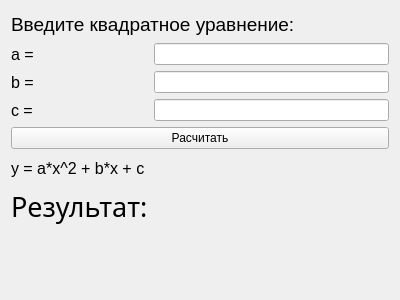
<?xml version="1.0" encoding="UTF-8"?>
<ui version="4.0">
 <class>QuadraticWindow</class>
 <widget class="QWidget" name="QuadraticWindow">
  <property name="geometry">
   <rect>
    <x>0</x>
    <y>0</y>
    <width>400</width>
    <height>300</height>
   </rect>
  </property>
  <property name="windowTitle">
   <string>Form</string>
  </property>
  <layout class="QGridLayout" name="gridLayout">
   <item row="0" column="0" colspan="2">
    <widget class="QLabel" name="label_2">
     <property name="font">
      <font>
       <pointsize>14</pointsize>
      </font>
     </property>
     <property name="text">
      <string>Введите квадратное уравнение:</string>
     </property>
    </widget>
   </item>
   <item row="1" column="0">
    <widget class="QLabel" name="label_3">
     <property name="font">
      <font>
       <pointsize>12</pointsize>
      </font>
     </property>
     <property name="text">
      <string>a =</string>
     </property>
    </widget>
   </item>
   <item row="1" column="1">
    <widget class="QLineEdit" name="line_a">
     <property name="text">
      <string/>
     </property>
    </widget>
   </item>
   <item row="2" column="0">
    <widget class="QLabel" name="label_4">
     <property name="font">
      <font>
       <pointsize>12</pointsize>
      </font>
     </property>
     <property name="text">
      <string>b =</string>
     </property>
    </widget>
   </item>
   <item row="2" column="1">
    <widget class="QLineEdit" name="line_b">
     <property name="text">
      <string/>
     </property>
    </widget>
   </item>
   <item row="3" column="0">
    <widget class="QLabel" name="label_5">
     <property name="font">
      <font>
       <pointsize>12</pointsize>
      </font>
     </property>
     <property name="text">
      <string>c =</string>
     </property>
    </widget>
   </item>
   <item row="3" column="1">
    <widget class="QLineEdit" name="line_c">
     <property name="text">
      <string/>
     </property>
    </widget>
   </item>
   <item row="4" column="0" colspan="2">
    <widget class="QPushButton" name="btn_calc">
     <property name="text">
      <string>Расчитать</string>
     </property>
    </widget>
   </item>
   <item row="5" column="0">
    <widget class="QLabel" name="label_6">
     <property name="font">
      <font>
       <pointsize>12</pointsize>
      </font>
     </property>
     <property name="text">
      <string>y = a*x^2 + b*x + c</string>
     </property>
    </widget>
   </item>
   <item row="6" column="0">
    <widget class="QLabel" name="label">
     <property name="font">
      <font>
       <family>Noto Sans</family>
       <pointsize>20</pointsize>
      </font>
     </property>
     <property name="text">
      <string>Результат:</string>
     </property>
    </widget>
   </item>
   <item row="7" column="0">
    <widget class="QLabel" name="label_x1">
     <property name="font">
      <font>
       <pointsize>14</pointsize>
      </font>
     </property>
     <property name="text">
      <string/>
     </property>
    </widget>
   </item>
   <item row="8" column="0">
    <widget class="QLabel" name="label_x2">
     <property name="font">
      <font>
       <pointsize>14</pointsize>
      </font>
     </property>
     <property name="text">
      <string/>
     </property>
    </widget>
   </item>
  </layout>
 </widget>
 <resources/>
 <connections/>
</ui>
